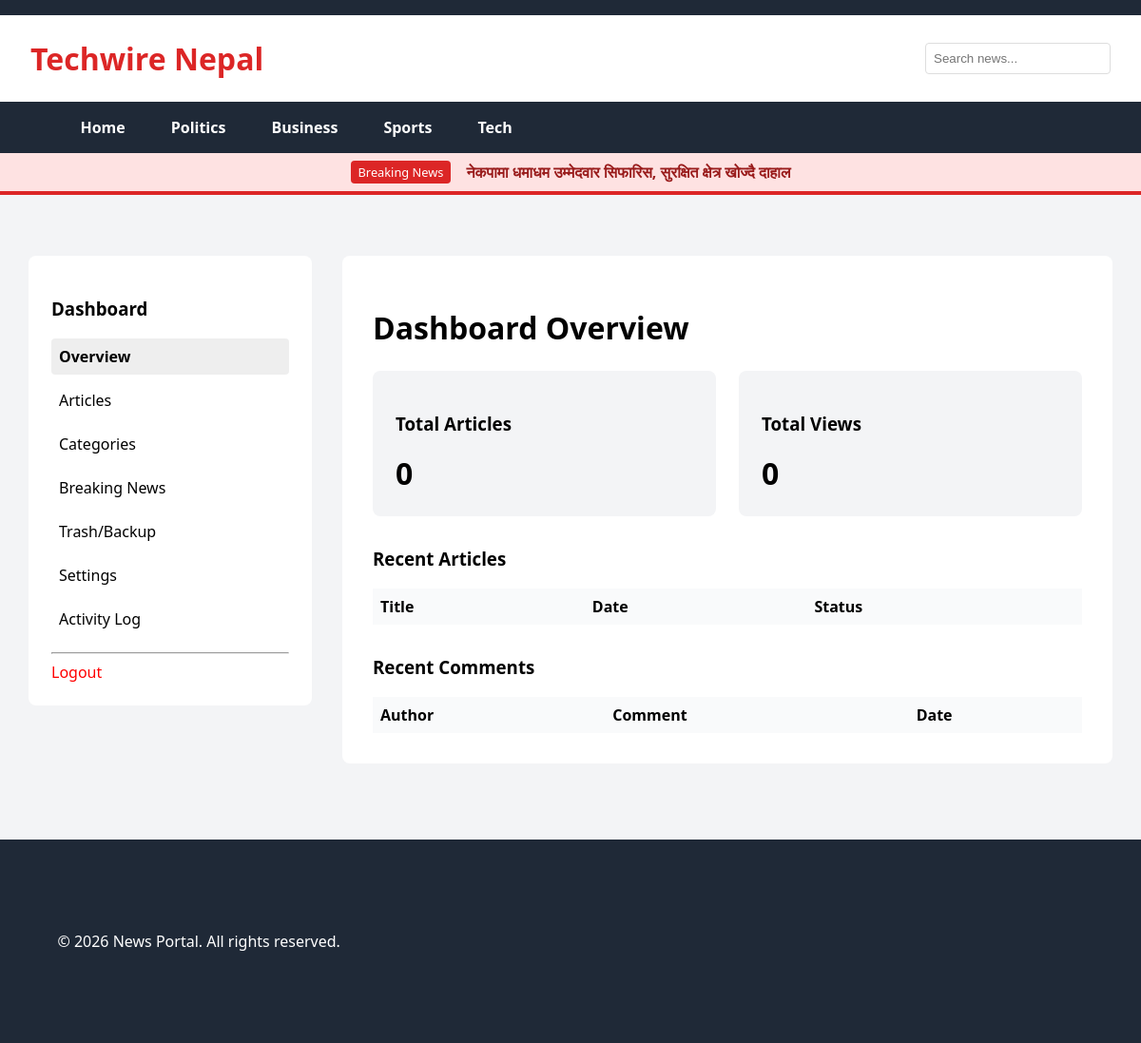
The page /dashboard/ (signed in) on the database its author committed.
### news/models_config.py (models this page shows, shortened)
class SiteConfiguration(models.Model):
    site_name = models.CharField(max_length=100, default="News Portal")
    logo = models.ImageField(upload_to='site/', blank=True, null=True, help_text="Recommended size: 200x50px")
    favicon = models.ImageField(upload_to='site/', blank=True, null=True, help_text="Upload .ico or .png")
    meta_description = models.TextField(blank=True, help_text="For SEO: Description of the website")
    breaking_news_title = models.CharField(max_length=50, default="BREAKING")
    breaking_news_content = models.TextField(default="Welcome to the News Portal! This is a demo of the Breaking News Ticker.", help_text="Text to scroll in the header.")
    footer_text = models.CharField(max_length=200, default="© 2026 News Portal. All rights reserved.")
    contact_email = models.EmailField(blank=True)
    contact_phone = models.CharField(max_length=20, blank=True)
    address = models.CharField(max_length=200, blank=True)
    facebook_url = models.URLField(blank=True)
    twitter_url = models.URLField(blank=True)
    youtube_url = models.URLField(blank=True)
    class Meta:
        verbose_name = "Site Configuration"
        verbose_name_plural = "Site Configuration"

### news/views.py (the view)
# urls.py: path('dashboard/', views.dashboard_home, name='dashboard_home'),
@staff_member_required
def dashboard_home(request):
    total_articles = Article.objects.count()
    total_views = sum([a.views for a in Article.objects.all()])
    recent_articles = Article.objects.order_by('-created_at')[:5]
    context = {
        'total_articles': total_articles,
        'total_views': total_views,
        'recent_articles': recent_articles,
    }
    return render(request, 'news/dashboard/home.html', context)

### news/context_processors.py (called while the page is built)
def site_configuration(request):
    try:
        config = SiteConfiguration.objects.first()
        if not config:
            config = SiteConfiguration.objects.create()
    except:
        config = None
    return {'site_config': config}

### news/templates/news/dashboard/home.html (shortened to what this page needs)
{% extends 'news/dashboard/base_dashboard.html' %}
{% block dashboard_content %}
<h1>Dashboard Overview</h1>
<div
    style="display: grid; grid-template-columns: repeat(auto-fit, minmax(200px, 1fr)); gap: 1.5rem; margin-top: 1.5rem;">
    <div style="background: #f3f4f6; padding: 1.5rem; border-radius: 8px;">
        <h3>Total Articles</h3>
        <p style="font-size: 2rem; font-weight: bold; margin: 0;">{{ total_articles }}</p>
    </div>
    <div style="background: #f3f4f6; padding: 1.5rem; border-radius: 8px;">
        <h3>Total Views</h3>
        <p style="font-size: 2rem; font-weight: bold; margin: 0;">{{ total_views }}</p>
    </div>
</div>
<h3 style="margin-top: 2rem;">Recent Articles</h3>
<table style="width: 100%; border-collapse: collapse; margin-top: 1rem;">
    <thead>
        <tr style="text-align: left; background: #f9fafb;">
            <th style="padding: 0.5rem;">Title</th>
            <th style="padding: 0.5rem;">Date</th>
            <th style="padding: 0.5rem;">Status</th>
        </tr>
    </thead>
</table>
<h3 style="margin-top: 2rem;">Recent Comments</h3>
<table style="width: 100%; border-collapse: collapse; margin-top: 1rem;">
    <thead>
        <tr style="text-align: left; background: #f9fafb;">
            <th style="padding: 0.5rem;">Author</th>
            <th style="padding: 0.5rem;">Comment</th>
            <th style="padding: 0.5rem;">Date</th>
        </tr>
    </thead>
</table>
{% endblock %}

### news/templates/news/base.html (shortened to what this page needs)
<!DOCTYPE html>
<html lang="en">
<head>
</head>
<body>
    <header>
        <div class="top-bar">
        </div>
        <div class="main-header">
            <a href="/" class="logo">
                {% if site_config.logo %}
                <img src="{{ site_config.logo.url }}" alt="{{ site_config.site_name }}" style="max-height: 50px;">
                {% else %}
                {{ site_config.site_name }}
                {% endif %}
            </a>
            <input type="text" placeholder="Search news..."
                style="padding: 0.5rem; border: 1px solid #ddd; border-radius: 4px;">
        </div>
        <nav class="nav-menu">
            <div class="container" style="padding:0; margin:0 auto; max-width: 95%;">
                <ul>
                    <li><a href="/">Home</a></li>
                    {% for cat in categories %}
                    <li><a href="{% url 'category_detail' cat.slug %}">{{ cat.name }}</a></li>
                    {% empty %}
                    <li><a href="#">Politics</a></li>
                    <li><a href="#">Business</a></li>
                    <li><a href="#">Sports</a></li>
                    <li><a href="#">Tech</a></li>
                    {% endfor %}
                </ul>
            </div>
        </nav>
        <div style="background: #fee2e2; color: #991b1b; padding: 0.5rem; display: flex; align-items: center;">
            <div class="container"
                style="padding: 0; display: flex; align-items: center; max-width: 95%; margin: 0 auto;">
                <span class="badge" style="margin-right: 1rem; flex-shrink: 0;">Breaking News</span>
                <marquee scrollamount="6" style="font-weight: 600;">
                    {{ site_config.breaking_news_content }}
                </marquee>
            </div>
        </div>
    </header>
    <div class="container">
        {% block content %}{% endblock %}
    </div>
    <footer>
        <div class="container" style="display:flex; justify-content:space-between; align-items:center; flex-wrap:wrap;">
            <div>
                <p>{{ site_config.footer_text }}</p>
            </div>
        </div>
    </footer>
</body>
</html>

### news/templates/news/base.html (style rules this page uses)
:root { --primary: #dc2626; --dark: #1f2937; --light: #f3f4f6; }
body { font-family: 'Segoe UI', sans-serif; margin: 0; background: var(--light); }
a { text-decoration: none; color: inherit; }
header { background: white; border-bottom: 4px solid var(--primary); }
.top-bar { background: var(--dark); color: white; padding: 0.5rem 2rem; font-size: 0.9rem; display: flex; justify-content: space-between; }
.main-header { padding: 1.5rem 2rem; display: flex; align-items: center; justify-content: space-between; }
.logo { font-size: 2rem; font-weight: 900; color: var(--primary); }
.nav-menu { background: var(--dark); color: white; padding: 0 2rem; }
.nav-menu ul { list-style: none; display: flex; margin: 0; padding: 0; overflow-x: auto; }
.nav-menu li a { display: block; padding: 1rem 1.5rem; font-weight: 600; white-space: nowrap; }
.container { max-width: 95%; margin: 0 auto; padding: 2rem 1rem; }
footer { background: var(--dark); color: white; padding: 3rem 2rem; margin-top: 3rem; text-align: center; }
.badge { background: var(--primary); color: white; padding: 0.2rem 0.5rem; border-radius: 4px; font-size: 0.8rem; }
body { top: 0 !important; }

### rows shown on the page
SiteConfiguration: site_name "Techwire Nepal", breaking_news_content "नेकपामा धमाधम उम्मेदवार सिफारिस, सुरक्षित क्षेत्र खोज्दै दाहाल", footer_text "© 2026 News Portal. All rights reserved."

### other values the page prints
{{ total_articles }} "0"
{{ total_views }} "0"
